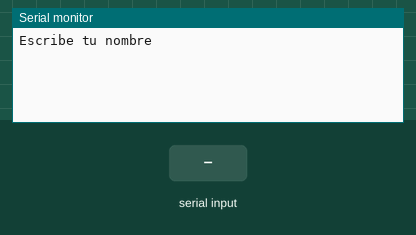
The sketch below on a simulated Arduino Uno, built with avr-gcc and run on an emulated ATmega328P. Parts: the last lines printed to the serial monitor. The test bench sets the inputs (shaded band).

Above: at 1.2 s.
1.3 s: "1" received over Serial
At 3.4 s:
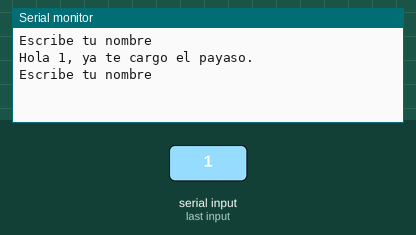
3.8 s: "0" received over Serial
At 5.2 s:
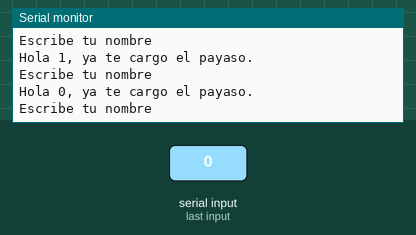
5.3 s: "2" received over Serial
At 7.6 s:
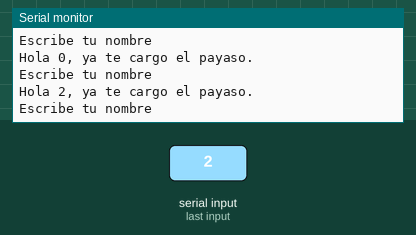

The sketch:

Uso_del_monitor_Serial.ino
```cpp
String myName;
String msg1 = "Escribe tu nombre";
String msg2 = "Hola ";
String msg3 = ", ya te cargo el payaso.";

void setup() {
  // put your setup code here, to run once:
  Serial.begin(9600);
}

void loop() {
  Serial.println(msg1);
  while (Serial.available() == 0); {}
  myName = Serial.readString ();
  Serial.print (msg2);
  Serial.print (myName);
  Serial.println (msg3);


}
```

Measured:
- after the input at 1.3 s, the serial monitor: prints a new line after 1.0 s (image 1)
- after the input at 3.8 s, the serial monitor: prints a new line after 1.0 s (image 2)
- after the input at 5.3 s, the serial monitor: prints a new line after 1.0 s (image 3)
